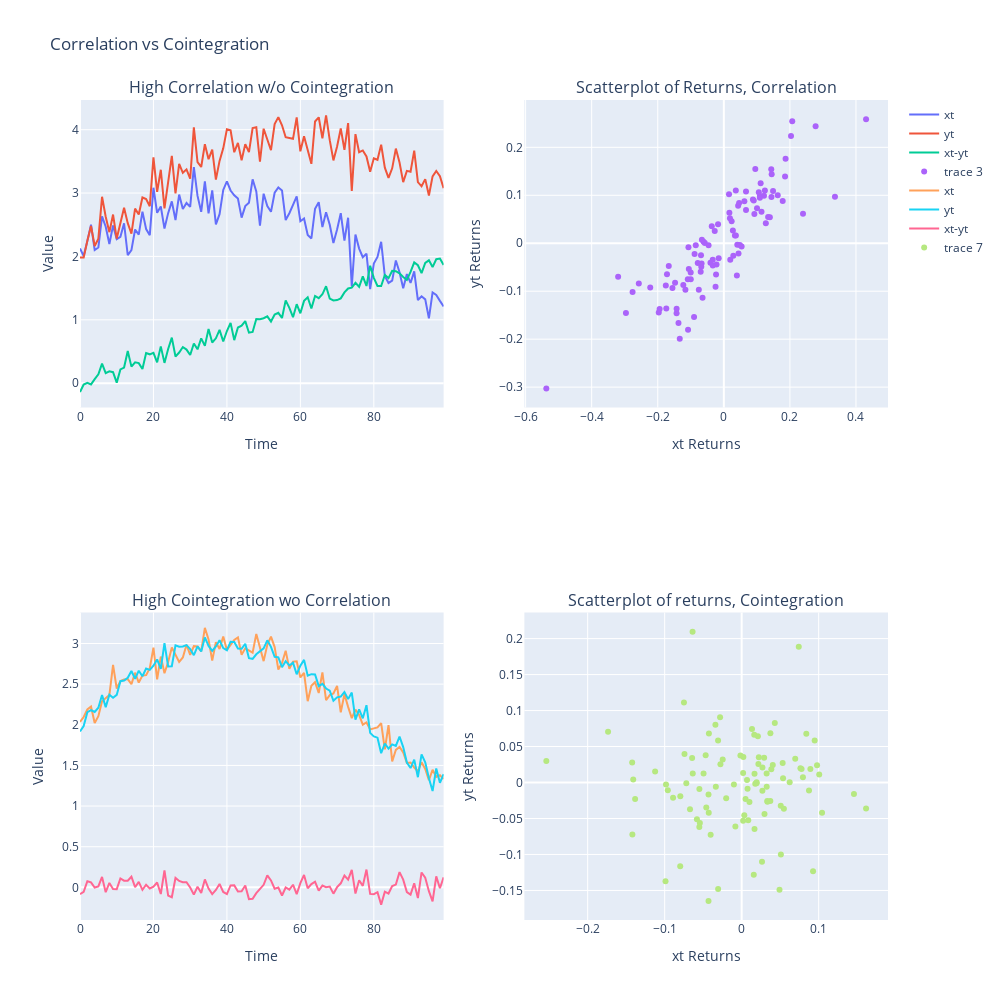

Write notebook code for a chart like this one.
### Code cell
fig = make_subplots(rows=2, cols=2, shared_xaxes=False,
                   subplot_titles=("High Correlation w/o Cointegration",
                                   "Scatterplot of Returns, Correlation",
                                   "High Cointegration wo Correlation",
                                   "Scatterplot of returns, Cointegration")
                   )

# High Correlation Series
fig.add_trace(go.Scatter(x=t, y=xt_correlation, mode='lines', name='xt'), row=1, col=1)
fig.add_trace(go.Scatter(x=t, y=yt_correlation, mode='lines', name='yt'), row=1, col=1)
fig.add_trace(go.Scatter(x=t, y=difference_vector_correlation, mode='lines', name='xt-yt'), row=1, col=1)

# Scatterplot of returns, Correlation
fig.add_trace(go.Scatter(x=returns1_correlation, y=returns2_correlation, mode='markers'), row=1, col=2)

# High Cointegration series
fig.add_trace(go.Scatter(x=t, y=xt_cointegration, mode='lines', name='xt'), row=2, col=1)
fig.add_trace(go.Scatter(x=t, y=yt_cointegration, mode='lines', name='yt'), row=2, col=1)
fig.add_trace(go.Scatter(x=t, y=difference_noise2, mode='lines', name='xt-yt'), row=2, col=1)

# Scatterplot of returns, Cointegration
fig.add_trace(go.Scatter(x=returns1_cointegration, y=returns2_cointegration, mode='markers'), row=2, col=2)

# Update layout
fig.update_layout(
    title='Correlation vs Cointegration',
    height=1000,
    width=1000
)

# Update x-axis titles
fig.update_xaxes(title_text='Time', row=1, col=1)
fig.update_xaxes(title_text='xt Returns', row=1, col=2)
fig.update_xaxes(title_text='Time', row=2, col=1)
fig.update_xaxes(title_text='xt Returns', row=2, col=2)

# Update y-axis titles
fig.update_yaxes(title_text='Value', row=1, col=1)
fig.update_yaxes(title_text='yt Returns', row=1, col=2)
fig.update_yaxes(title_text='Value', row=2, col=1)
fig.update_yaxes(title_text='yt Returns', row=2, col=2)

# Display the figure
fig.show()
